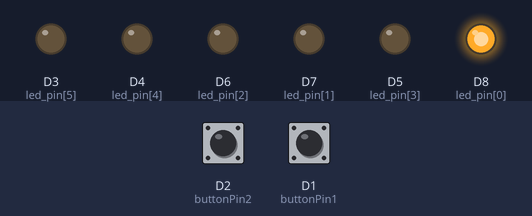
A sketch run on a simulated ESP8266 (NodeMCU). On the bench: output pins drawn as LEDs (lit = HIGH). The inputs (shaded band) are chosen by the test bench; at power-on: D2 (buttonPin2) HIGH, D1 (buttonPin1) HIGH.

Above: at 1.2 s.
1.3 s: D2 (buttonPin2) pulled LOW for 0.15 s
At 1.7 s:
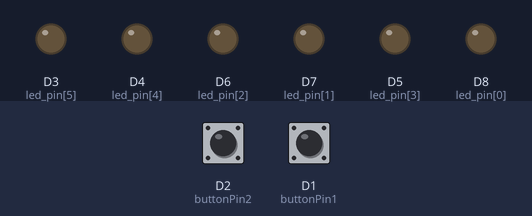
2.9 s: D1 (buttonPin1) pulled LOW for 0.15 s
At 4.1 s:
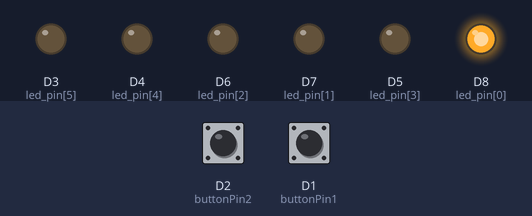
4.5 s: D1 (buttonPin1) pulled LOW for 1 s
At 5.3 s:
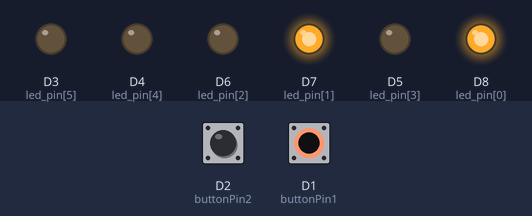
7.0 s: D1 (buttonPin1) pulled LOW for 0.15 s
At 8.2 s:
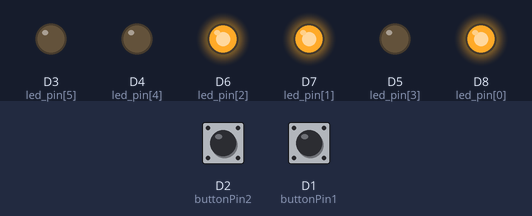
8.6 s: D1 (buttonPin1) pulled LOW for 3.2 s
At 9.6 s:
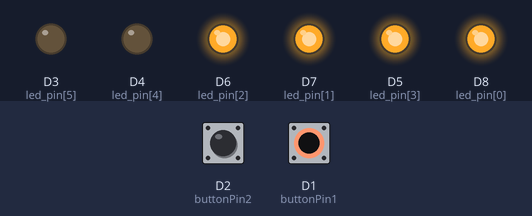
13.3 s: D1 (buttonPin1) pulled LOW for 0.15 s
At 14.4 s:
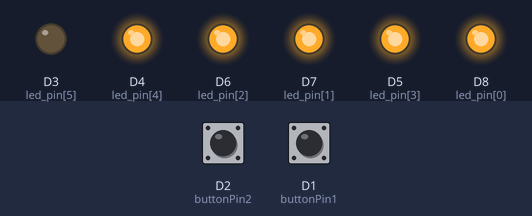
Timing chart, 0 to 15.9 s (numbered marks = the images above; inputs shaded):
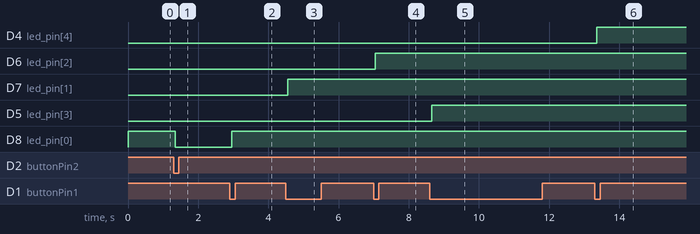

The sketch:

Work1.ino
```cpp
const int buttonPin1 = D1; // the number of the pushbutton pin
const int buttonPin2 = D2; // the number of the pushbutton pin

const int debouch_ms = 50;
int input_int = 0;
int current_state[6] = {0, 0, 0, 0, 0, 0};
int led_pin[6] = {D8, D7, D6, D5, D4, D3};

// Variables will change:
int buttonState1;
int lastButtonState1 = 1;
int buttonState2;
int lastButtonState2 = 1;
int count = 1, toggle_n = 0;
void setup()
{
  // put your setup code here, to run once:
  Serial.begin(9600);
  int i = 0;
  while (i <= 5)
  {
    pinMode(led_pin[i], OUTPUT);
    i++;
  }

}

void loop()
{
  int buttonState1 = digitalRead(buttonPin1);
  int buttonState2 = digitalRead(buttonPin2);
  if (buttonState1 != lastButtonState1)
  {
    delay(debouch_ms);
    if (digitalRead(buttonPin1) == 0)
    {
      plus_count();
    }
  }
  if (buttonState2 != lastButtonState2)
  {
    delay(debouch_ms);
    if (digitalRead(buttonPin2) == 0)
    {
      minus_count();
    }
  }

  if(count == 0){
    led(0,0,0,0,0,0);
  }
  else if(count == 1){
    led(1,0,0,0,0,0);
  }
  else if(count == 2){
    led(1,1,0,0,0,0);
  }
  else if(count == 3){
    led(1,1,1,0,0,0);
  }
  else if(count == 4){
    led(1,1,1,1,0,0);
  }
  else if(count == 5){
    led(1,1,1,1,1,0);
  }
  else if(count == 6){
    led(1,1,1,1,1,1);
  }

  lastButtonState1 = buttonState1;
  lastButtonState2 = buttonState2;
}

void led(int l1, int l2, int l3, int l4, int l5, int l6)
{
  digitalWrite(led_pin[0], l1);
  digitalWrite(led_pin[1], l2);
  digitalWrite(led_pin[2], l3);
  digitalWrite(led_pin[3], l4);
  digitalWrite(led_pin[4], l5);
  digitalWrite(led_pin[5], l6);
}
void plus_count()
{
  if (count == 6)
  {
    count = 6;
  }
  else
  {
    count++;
  }
}
void minus_count()
{
  if (count == 0)
  {
    count = 0;
  }
  else
  {
    count--;
  }
}
```

Measured:
- after the input at 1.3 s, D8 (led_pin[0]): HIGH → LOW after 0.05 s
- after the input at 2.9 s, D8 (led_pin[0]): LOW → HIGH after 0.05 s
- after the input at 4.5 s, D7 (led_pin[1]): LOW → HIGH after 0.05 s
- after the input at 7.0 s, D6 (led_pin[2]): LOW → HIGH after 0.05 s
- after the input at 8.6 s, D5 (led_pin[3]): LOW → HIGH after 0.05 s
- after the input at 13.3 s, D4 (led_pin[4]): LOW → HIGH after 0.05 s
